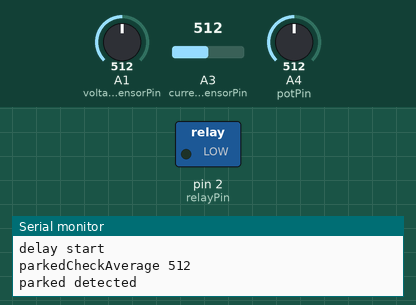
The sketch below on a simulated Arduino Uno, built with avr-gcc and run on an emulated ATmega328P. Parts: switched loads named in the sketch (green lamp = pin HIGH), the last lines printed to the serial monitor. Inputs (shaded band) come from the test bench; at power-on: A4 (potPin) = 512, A1 (voltageSensorPin) = 512, A3 (currentSensorPin) = 512.

Above: at 1.2 s.
1.3 s: A4 (potPin) set to 416
4.3 s: A4 (potPin) set to 387
5.8 s: A1 (voltageSensorPin) set to 307
8.8 s: A1 (voltageSensorPin) set to 292
At 9.3 s:
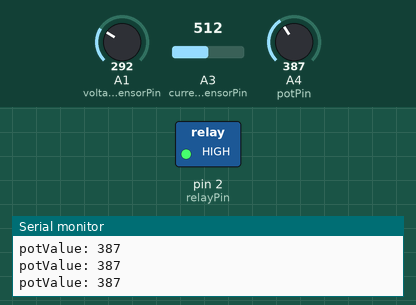
11.8 s: A1 (voltageSensorPin) set to 306
At 12.8 s:
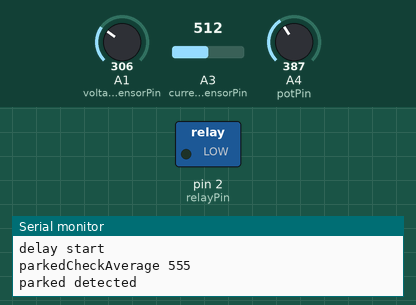
13.6 s: A1 (voltageSensorPin) set to 122
At 14.9 s:
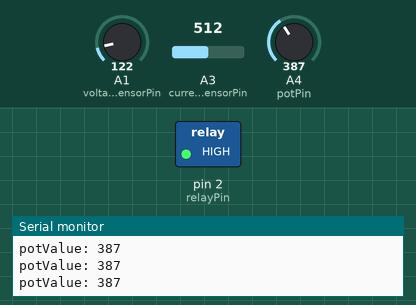
Timing chart, 0 to 16.1 s (numbered marks = the images above; inputs shaded):
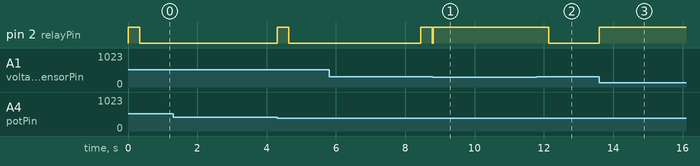

Measured:
- the behaviour switches between 300 and 299 on A1 (voltageSensorPin) (found by bisection; images 0 and 1)
- after the input at 1.3 s, every drawn part: stays the same
- after the input at 8.8 s, pin 2 (relayPin): LOW → HIGH at once
- after the input at 11.8 s, pin 2 (relayPin): HIGH → LOW after 0.34 s
- after the input at 13.6 s, pin 2 (relayPin): LOW → HIGH after 0.00 s instead of 2.3 s

The sketch:

Van_wiper_controller_F.ino
```cpp
const int relayPin = 2;
const int potPin = A4;
const int x = 9; //the approximate maximum delay time in seconds
const int currentSensorPin = A3;
const int voltageSensorPin = A1;
int potValue = 0;
int waitTime = 5;
int parked = 1;
int parkedCheck = 0;
unsigned long previousMillis = 0;
unsigned long currentMillis = 0;
int counter = 0;
int voltage;
unsigned long voltageAverage;
int parkedCheckNew = 0;
unsigned long parkedCheckAverage = 0;


void setup() {
Serial.begin(9600);
pinMode(relayPin, INPUT_PULLUP); //this stops the relay cycling when it boots
pinMode(relayPin, OUTPUT);
pinMode(potPin, INPUT);
}

void loop() {
  start:
  digitalWrite(relayPin, 1); //connect MRf to MRm as default. Wiper movement will start if position 1 is selected
  potValue = analogRead(potPin); //read the value at the potentiometer
  Serial.print ("potValue: ");
  Serial.println (potValue);
  if (potValue<110) goto start; //no need to turn the relay off and on again if the delay is very small: 110 works
  voltage = analogRead (voltageSensorPin);
  //Serial.print("voltage: ");
  //Serial.println (voltage);
  if (voltage < 300) goto start; //if the switch is in position 0 there is no need to do anything. Go back to the start

  for (counter=0; counter<300; counter++){ //this for loop makes an average of 300 readings on the voltage sensor to smooth it out
        voltage = analogRead (voltageSensorPin);   //read the value at the voltage sensor
        voltageAverage = voltageAverage + voltage; //add the new reading to the cumulative total
        }
      voltageAverage = voltageAverage / 300; //calculate the average of the readings
  if (voltageAverage > 550){ //if the switch is in position 2, go back to the start
    goto start;
  }

  //if the switch is not in position 0 or 2, then it must be in position 1, so continue with the intermittent program:

  Serial.println("delay start ");
  delay (300); //delay to allow the wipers to leave the parked position. The relay is not connecting MRf with TLf so there is no short circuit danger
  digitalWrite(relayPin,0); //connect MRf to TLf. This will make the wipers complete their stroke and finish in the park position. This creates a short circuit danger if the switch is in position 0
  parked = 0;
  while(parked == 0){ //check to see if the wipers are parked yet. If not, wait until they are before moving on
      for (counter=0; counter<1000; counter++){ //this for loop makes an average of 1000 readings on the current sensor to smooth it out
        parkedCheckNew = analogRead(currentSensorPin);   //read the value at the current sensor
        parkedCheckAverage = parkedCheckAverage + parkedCheckNew; //add the new reading to the cumulative total
        voltage = analogRead (voltageSensorPin);
        if (voltage < 300) goto start; //if the voltage is zero then it's important to immediately turn off the relay so go back to the start
        potValue = analogRead(potPin); //read the value at the potentiometer
        if (potValue<40) goto start; //if the pot has been turned to zero there is no need to do any delay so no need to check to see if the wipers are parked. This avoids the hesitation from park problem after the pot is turned to zero
        }
      parkedCheckAverage = parkedCheckAverage / 1000; //calculate the average of the readings of the current
      Serial.print ("parkedCheckAverage ");
      Serial.println (parkedCheckAverage);
      if (parkedCheckAverage > 90) {
        parked = 1; //if the value is above 90 then the wipers are parked
        Serial.println("parked detected");
        }
      }

  previousMillis = millis();  //this is where the magic happens. The length of the delay before a new wiper stroke is determined by the pot setting.
  currentMillis = millis();
  waitTime = 5; //because if waitTime is zero it will always skip the delay
  while (currentMillis - previousMillis < waitTime){
  potValue = analogRead(potPin); //read the value at the potentiometer
  waitTime = (potValue*x); //convert to delay in milliseconds
  currentMillis = millis();
  voltage = analogRead (voltageSensorPin);
  if (voltage < 300) goto start; //if the voltage is zero then it's important to immediately turn off the relay so go back to the start
  }
}
```
